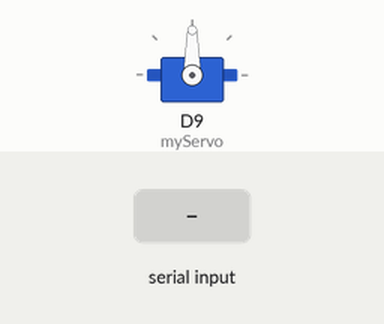
This program was run on a simulated Arduino Due. Parts: servo. The test bench sets the inputs (shaded band).

Above: at 1.2 s.
1.3 s: "1" received over Serial
At 1.6 s:
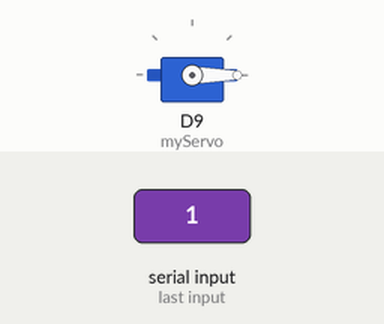
2.8 s: "2" received over Serial
At 3.9 s:
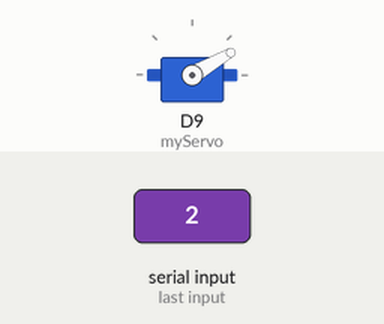
4.3 s: "3" received over Serial
At 5.0 s:
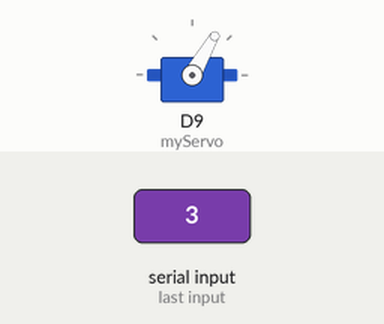
5.8 s: "5" received over Serial
At 6.2 s:
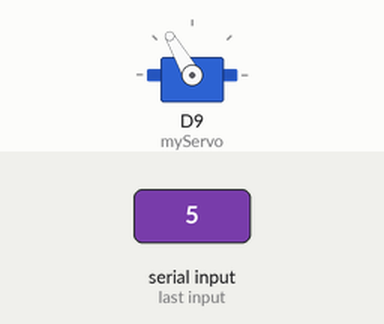
7.3 s: "6" received over Serial
At 8.5 s:
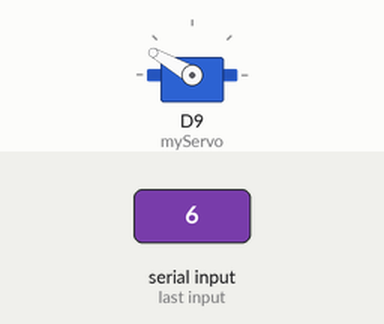
8.8 s: "7" received over Serial
At 9.7 s:
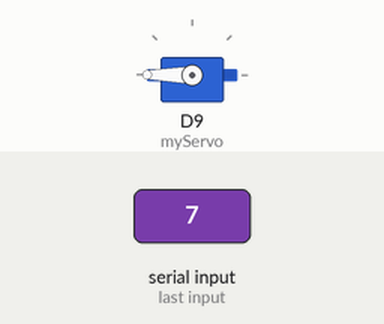
Timing chart, 0 to 11.3 s (numbered marks = the images above; inputs shaded):
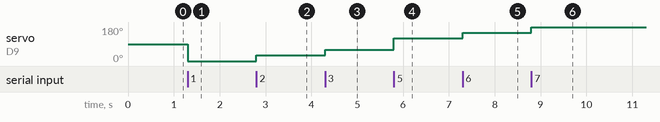

The program:

main.cpp
```cpp
#include <Arduino.h>
#include <Servo.h>

Servo myServo; // Create a servo Odject

void setup() {
  Serial.begin(9600); // Start serial communication at 9600 baud
  myServo.attach(9); // Attach the servo to pin 9
}

void loop() {
  if (Serial.available() > 0) {
    char command = Serial.read(); // Read the command from the Arduino Mega

    // Map the keypad commands to servo positions
    switch (command) {
      case '1':
        myServo.write(0); // Move servo to 0 degrees
        break;
      case '2':
        myServo.write(30); // Move servo to 30 degrees
        break;
      case '3':
        myServo.write(60); // Move servo to 60 degrees
        break;
      case '4':
        myServo.write(90); // Move servo to 90 degrees
        break;
      case '5':
        myServo.write(120); // Move servo to 120 degrees
        break;
      case '6':
        myServo.write(150); // Move servo to 150 degrees
        break;
      case '7':
        myServo.write(180); // Move servo to 180 degrees
        break;
      default:
        break;
    }
  }
}
```

Measured:
- after the input at 1.3 s, servo on D9 (myServo): 90° → 0° at once
- after the input at 2.8 s, servo on D9 (myServo): 0° → 30° at once
- after the input at 4.3 s, servo on D9 (myServo): 30° → 60° at once
- after the input at 5.8 s, servo on D9 (myServo): 60° → 120° at once
- after the input at 7.3 s, servo on D9 (myServo): 120° → 150° at once
- after the input at 8.8 s, servo on D9 (myServo): 150° → 180° at once
